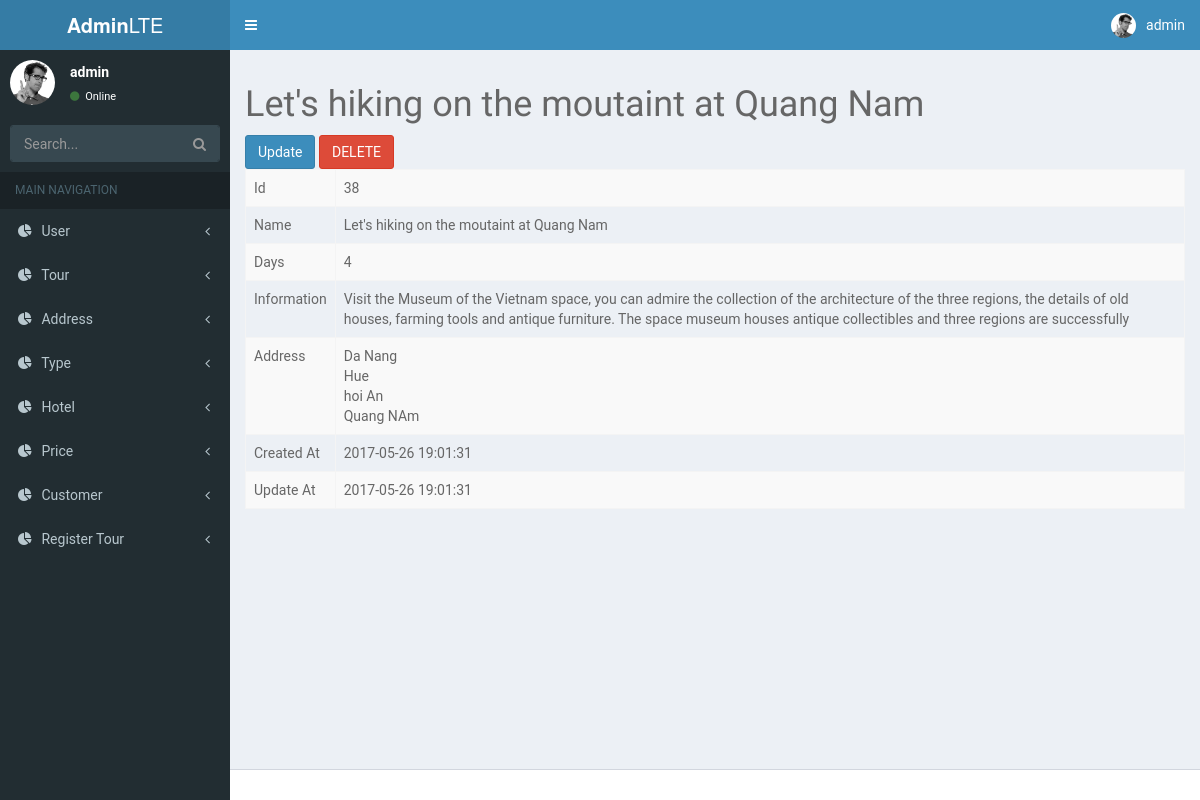
Page /admin/Tour/view.php?id=38 (signed in) on the committed database.
### tables this page shows
CREATE TABLE `tour` (
  `id` int(11) NOT NULL,
  `name` varchar(255) NOT NULL,
  `dayTour` int(11) NOT NULL,
  `info` text NOT NULL,
  `image` varchar(255) NOT NULL,
  `created_at` datetime NOT NULL,
  `updated_at` datetime NOT NULL
);

### admin/Tour/_checkId.php (called while the page is built, shortened)
<?php
include('../connect/connect.php');
if (isset($_GET['id'])) {
    $id = $_GET['id'];
    $sql = 'Select * from tour where id = " ' . $id . '"';
    $stmt = $conn->prepare($sql);
$stmt->execute();
$row = $stmt->fetch(PDO::FETCH_ASSOC);
} else
    header ("Location: ../pages/examples/404.php");

### admin/Tour/view.php (the view, shortened to what this page needs)
<?php
require './_checkId.php';
require_once '../layout/header.php';
require_once '../layout/left.php';
?>
<div class="content-wrapper">
    <section class="content">
        <div class="pull-left">
            <div class="title" >
                <h1><?php echo $row['name']; ?></h1>
            </div>
        </div>
        <div class="view">
            <a class="btn btn-primary" href="update.php?id=<?php echo $row['id']; ?>">Update</a>
            <a data-toggle="modal" data-target="#myModal" class="btn btn-danger">DELETE </a>
            <table class="table table-striped table-bordered detail-view">
                <tr>
                    <td>Id</td>
                    <td><?php echo $row['id']; ?></td>
                </tr>
                <tr>
                    <td>Name</td>
                    <td><?php echo $row['name']; ?></td>
                </tr>
                <tr>
                    <td>Days</td>
                    <td><?php echo $row['dayTour']; ?></td>
                </tr>
                <tr>
                    <td>Information</td>
                    <td><?php echo $row['info']; ?></td>
                </tr>
                <?php include './viewTourAdress.php'; ?>
                <tr>
                    <td>Created At</td>
                    <td><?php echo $row['created_at']; ?></td>
                </tr>
                <tr>
                    <td>Update At</td>
                    <td><?php echo $row['updated_at']; ?></td>
                </tr>
            </table>
        </div>
    </section>
</div>
<?php
require_once '../layout/footer.php';
?>

### rows in the picture
tour: name "Let's hiking on the moutaint at Quang Nam", id "38", dayTour "4", info "Visit the Museum of the Vietnam space, you can admire the collection of the architecture of the three regions, the details of old houses, farming tools and antique furniture. The space museum houses antique collectibles and three regions are successfully", created_at "2017-05-26 19:01:31", updated_at "2017-05-26 19:01:31"

### other values in the picture
$_SESSION['user'] "admin"
$addressName "Da Nang"
$addressName "Hue"
$addressName "hoi An"
$addressName "Quang NAm"
